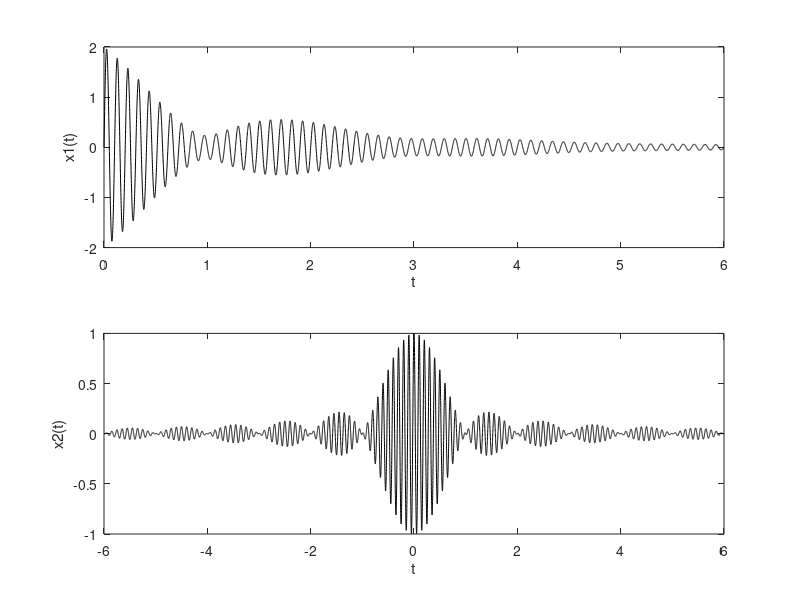

Reproduce this figure in MATLAB.
%plotting basic signals

t=0:0.001:6;
x1=exp(-t).*sin(20*pi*t) + exp(-t/2).*sin(19*pi*t);
subplot(2,1,1);
p=plot(t,x1,'k');
% set(p,'LineWidth',1);
xlabel('t');
ylabel('x1(t)');
t=-6:0.001:6;
x2=sinc(t).*cos(20*pi*t);
subplot(2,1,2);
p=plot(t,x2,'k');
% set(p,'LineWidth',1);
xlabel('t');
ylabel('x2(t)');